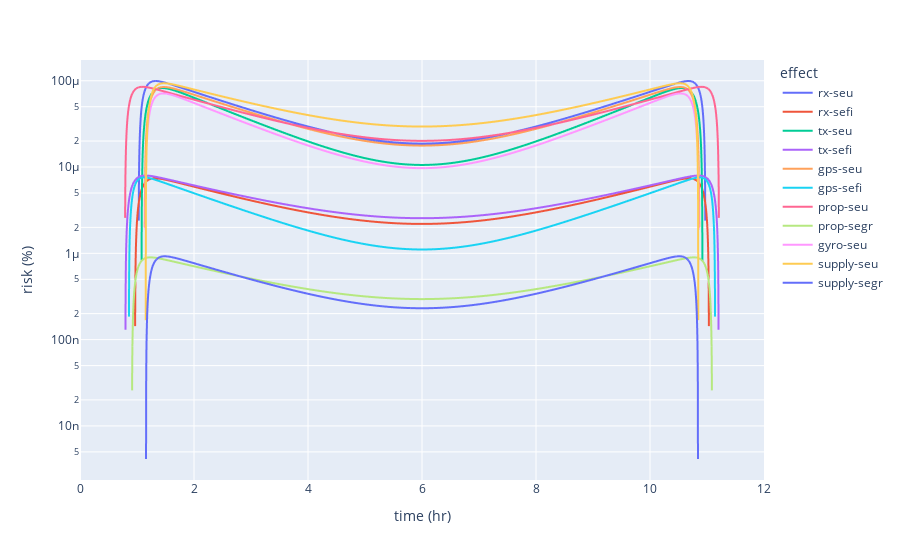

Source (notebook cell):
### Code cell
import numpy as np
import plotly.express as px
import pandas as pd

def random_risk(t,t0,ysat,alpha,beta):
    t0 = t0 * (1 + np.random.rand() * 0.5 - 0.25)
    ysat = ysat * (1 + np.random.rand() * 0.5 - 0.25)
    alpha = alpha * (1 + np.random.rand() * 0.5 - 0.25)
    beta = beta * (1 + np.random.rand() * 0.5 - 0.25)
    y = ysat * -(np.exp(-alpha * (t - t0)) - np.exp(-beta * (t - t0)))
    y += ysat * -(np.exp(-alpha * (max(t) - (t + t0))) - np.exp(-beta * (max(t) - (t + t0))))
    y[y < 0] = 0
    return y

t = np.linspace(0,12,4320) # 12 hr = 43200 s

df = pd.DataFrame(index=pd.Index(t,name='time'))
for label in [
    'rx-seu','rx-sefi',
    'tx-seu','tx-sefi',
    'gps-seu','gps-sefi',
    'prop-seu','prop-segr',
    'gyro-seu',
    'supply-seu','supply-segr'
]:
    sat = 1e-4
    if label.split('-')[-1] in ['sefi']: sat = 1e-5
    if label.split('-')[-1] in ['segr']: sat = 1e-6
    df[label] = random_risk(t,1,sat,10,0.5)
df.to_csv('input/effects.csv')

px.line(df,labels={'value':'risk (%)','time':'time (hr)','variable':'effect'},log_y=True).show()

### Figure 1 — Plotly figure (JSON) as saved in the notebook; plotly's stock layout.template omitted (floating-point values rounded to 4 significant figures; data arrays with more than 128 entries replaced by an {"elided": "..."} marker saying what was removed)
{"data": [{"hovertemplate": "effect=rx-seu<br>time (hr)=%{x}<br>risk (%)=%{y}<extra></extra>", "legendgroup": "rx-seu", "line": {"color": "#636efa", "dash": "solid"}, "marker": {"symbol": "circle"}, "mode": "lines", "name": "rx-seu", "showlegend": true, "type": "scattergl", "x": {"elided": "4320 float values"}, "xaxis": "x", "y": {"elided": "4320 float values"}, "yaxis": "y"}, {"hovertemplate": "effect=rx-sefi<br>time (hr)=%{x}<br>risk (%)=%{y}<extra></extra>", "legendgroup": "rx-sefi", "line": {"color": "#EF553B", "dash": "solid"}, "marker": {"symbol": "circle"}, "mode": "lines", "name": "rx-sefi", "showlegend": true, "type": "scattergl", "x": {"elided": "4320 float values"}, "xaxis": "x", "y": {"elided": "4320 float values"}, "yaxis": "y"}, {"hovertemplate": "effect=tx-seu<br>time (hr)=%{x}<br>risk (%)=%{y}<extra></extra>", "legendgroup": "tx-seu", "line": {"color": "#00cc96", "dash": "solid"}, "marker": {"symbol": "circle"}, "mode": "lines", "name": "tx-seu", "showlegend": true, "type": "scattergl", "x": {"elided": "4320 float values"}, "xaxis": "x", "y": {"elided": "4320 float values"}, "yaxis": "y"}, {"hovertemplate": "effect=tx-sefi<br>time (hr)=%{x}<br>risk (%)=%{y}<extra></extra>", "legendgroup": "tx-sefi", "line": {"color": "#ab63fa", "dash": "solid"}, "marker": {"symbol": "circle"}, "mode": "lines", "name": "tx-sefi", "showlegend": true, "type": "scattergl", "x": {"elided": "4320 float values"}, "xaxis": "x", "y": {"elided": "4320 float values"}, "yaxis": "y"}, {"hovertemplate": "effect=gps-seu<br>time (hr)=%{x}<br>risk (%)=%{y}<extra></extra>", "legendgroup": "gps-seu", "line": {"color": "#FFA15A", "dash": "solid"}, "marker": {"symbol": "circle"}, "mode": "lines", "name": "gps-seu", "showlegend": true, "type": "scattergl", "x": {"elided": "4320 float values"}, "xaxis": "x", "y": {"elided": "4320 float values"}, "yaxis": "y"}, {"hovertemplate": "effect=gps-sefi<br>time (hr)=%{x}<br>risk (%)=%{y}<extra></extra>", "legendgroup": "gps-sefi", "line": {"color": "#19d3f3", "dash": "solid"}, "marker": {"symbol": "circle"}, "mode": "lines", "name": "gps-sefi", "showlegend": true, "type": "scattergl", "x": {"elided": "4320 float values"}, "xaxis": "x", "y": {"elided": "4320 float values"}, "yaxis": "y"}, {"hovertemplate": "effect=prop-seu<br>time (hr)=%{x}<br>risk (%)=%{y}<extra></extra>", "legendgroup": "prop-seu", "line": {"color": "#FF6692", "dash": "solid"}, "marker": {"symbol": "circle"}, "mode": "lines", "name": "prop-seu", "showlegend": true, "type": "scattergl", "x": {"elided": "4320 float values"}, "xaxis": "x", "y": {"elided": "4320 float values"}, "yaxis": "y"}, {"hovertemplate": "effect=prop-segr<br>time (hr)=%{x}<br>risk (%)=%{y}<extra></extra>", "legendgroup": "prop-segr", "line": {"color": "#B6E880", "dash": "solid"}, "marker": {"symbol": "circle"}, "mode": "lines", "name": "prop-segr", "showlegend": true, "type": "scattergl", "x": {"elided": "4320 float values"}, "xaxis": "x", "y": {"elided": "4320 float values"}, "yaxis": "y"}, {"hovertemplate": "effect=gyro-seu<br>time (hr)=%{x}<br>risk (%)=%{y}<extra></extra>", "legendgroup": "gyro-seu", "line": {"color": "#FF97FF", "dash": "solid"}, "marker": {"symbol": "circle"}, "mode": "lines", "name": "gyro-seu", "showlegend": true, "type": "scattergl", "x": {"elided": "4320 float values"}, "xaxis": "x", "y": {"elided": "4320 float values"}, "yaxis": "y"}, {"hovertemplate": "effect=supply-seu<br>time (hr)=%{x}<br>risk (%)=%{y}<extra></extra>", "legendgroup": "supply-seu", "line": {"color": "#FECB52", "dash": "solid"}, "marker": {"symbol": "circle"}, "mode": "lines", "name": "supply-seu", "showlegend": true, "type": "scattergl", "x": {"elided": "4320 float values"}, "xaxis": "x", "y": {"elided": "4320 float values"}, "yaxis": "y"}, {"hovertemplate": "effect=supply-segr<br>time (hr)=%{x}<br>risk (%)=%{y}<extra></extra>", "legendgroup": "supply-segr", "line": {"color": "#636efa", "dash": "solid"}, "marker": {"symbol": "circle"}, "mode": "lines", "name": "supply-segr", "showlegend": true, "type": "scattergl", "x": {"elided": "4320 float values"}, "xaxis": "x", "y": {"elided": "4320 float values"}, "yaxis": "y"}], "layout": {"legend": {"title": {"text": "effect"}, "tracegroupgap": 0}, "margin": {"t": 60}, "xaxis": {"anchor": "y", "domain": [0, 1], "title": {"text": "time (hr)"}}, "yaxis": {"anchor": "x", "domain": [0, 1], "title": {"text": "risk (%)"}, "type": "log"}}}
